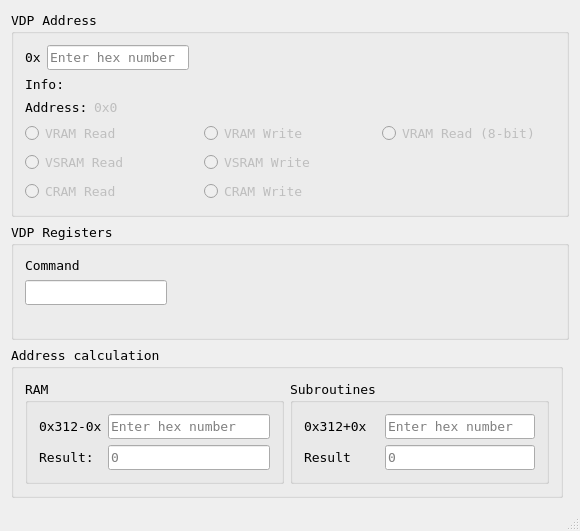
<?xml version="1.0" encoding="UTF-8"?>
<ui version="4.0">
 <class>MainWindow</class>
 <widget class="QMainWindow" name="MainWindow">
  <property name="geometry">
   <rect>
    <x>0</x>
    <y>0</y>
    <width>580</width>
    <height>499</height>
   </rect>
  </property>
  <property name="sizePolicy">
   <sizepolicy hsizetype="Fixed" vsizetype="Maximum">
    <horstretch>0</horstretch>
    <verstretch>0</verstretch>
   </sizepolicy>
  </property>
  <property name="maximumSize">
   <size>
    <width>580</width>
    <height>700</height>
   </size>
  </property>
  <property name="font">
   <font>
    <family>DejaVu Sans Mono</family>
    <pointsize>10</pointsize>
   </font>
  </property>
  <property name="windowTitle">
   <string>Genesis Decoder</string>
  </property>
  <widget class="QWidget" name="centralWidget">
   <property name="enabled">
    <bool>true</bool>
   </property>
   <property name="sizePolicy">
    <sizepolicy hsizetype="Maximum" vsizetype="Preferred">
     <horstretch>0</horstretch>
     <verstretch>0</verstretch>
    </sizepolicy>
   </property>
   <layout class="QGridLayout" name="gridLayout_4">
    <item row="0" column="0" colspan="2">
     <widget class="QGroupBox" name="groupBox">
      <property name="sizePolicy">
       <sizepolicy hsizetype="Preferred" vsizetype="Maximum">
        <horstretch>0</horstretch>
        <verstretch>0</verstretch>
       </sizepolicy>
      </property>
      <property name="title">
       <string>VDP Address</string>
      </property>
      <layout class="QGridLayout" name="gridLayout_3">
       <item row="0" column="0" colspan="2">
        <layout class="QGridLayout" name="gridLayout_2">
         <property name="sizeConstraint">
          <enum>QLayout::SetMaximumSize</enum>
         </property>
         <item row="1" column="1">
          <widget class="QLabel" name="infoLabel">
           <property name="enabled">
            <bool>false</bool>
           </property>
           <property name="text">
            <string/>
           </property>
          </widget>
         </item>
         <item row="2" column="0">
          <widget class="QLabel" name="label_6">
           <property name="sizePolicy">
            <sizepolicy hsizetype="Minimum" vsizetype="Preferred">
             <horstretch>0</horstretch>
             <verstretch>0</verstretch>
            </sizepolicy>
           </property>
           <property name="maximumSize">
            <size>
             <width>177</width>
             <height>16777215</height>
            </size>
           </property>
           <property name="text">
            <string>Address:</string>
           </property>
          </widget>
         </item>
         <item row="2" column="1">
          <widget class="QLabel" name="addressLabel">
           <property name="enabled">
            <bool>false</bool>
           </property>
           <property name="sizePolicy">
            <sizepolicy hsizetype="MinimumExpanding" vsizetype="Preferred">
             <horstretch>0</horstretch>
             <verstretch>0</verstretch>
            </sizepolicy>
           </property>
           <property name="text">
            <string>0x0</string>
           </property>
          </widget>
         </item>
         <item row="0" column="0" colspan="2">
          <layout class="QHBoxLayout" name="horizontalLayout_2">
           <property name="sizeConstraint">
            <enum>QLayout::SetMaximumSize</enum>
           </property>
           <item>
            <widget class="QLabel" name="label">
             <property name="sizePolicy">
              <sizepolicy hsizetype="Maximum" vsizetype="Preferred">
               <horstretch>0</horstretch>
               <verstretch>0</verstretch>
              </sizepolicy>
             </property>
             <property name="text">
              <string>0x</string>
             </property>
            </widget>
           </item>
           <item>
            <widget class="QLineEdit" name="vdpEdit">
             <property name="sizePolicy">
              <sizepolicy hsizetype="Maximum" vsizetype="Fixed">
               <horstretch>0</horstretch>
               <verstretch>0</verstretch>
              </sizepolicy>
             </property>
             <property name="maxLength">
              <number>8</number>
             </property>
             <property name="placeholderText">
              <string>Enter hex number</string>
             </property>
            </widget>
           </item>
           <item>
            <spacer name="horizontalSpacer">
             <property name="orientation">
              <enum>Qt::Horizontal</enum>
             </property>
             <property name="sizeHint" stdset="0">
              <size>
               <width>40</width>
               <height>20</height>
              </size>
             </property>
            </spacer>
           </item>
          </layout>
         </item>
         <item row="1" column="0">
          <widget class="QLabel" name="label_3">
           <property name="text">
            <string>Info:</string>
           </property>
          </widget>
         </item>
        </layout>
       </item>
       <item row="2" column="0" colspan="2">
        <layout class="QGridLayout" name="checkboxLayout">
         <item row="1" column="0">
          <widget class="QRadioButton" name="cbVsramRead">
           <property name="enabled">
            <bool>false</bool>
           </property>
           <property name="acceptDrops">
            <bool>false</bool>
           </property>
           <property name="text">
            <string>VSRAM Read</string>
           </property>
           <property name="checkable">
            <bool>true</bool>
           </property>
          </widget>
         </item>
         <item row="0" column="1">
          <widget class="QRadioButton" name="cbVramWrite">
           <property name="enabled">
            <bool>false</bool>
           </property>
           <property name="acceptDrops">
            <bool>false</bool>
           </property>
           <property name="text">
            <string>VRAM Write</string>
           </property>
           <property name="checkable">
            <bool>true</bool>
           </property>
          </widget>
         </item>
         <item row="0" column="0">
          <widget class="QRadioButton" name="cbVramRead">
           <property name="enabled">
            <bool>false</bool>
           </property>
           <property name="acceptDrops">
            <bool>false</bool>
           </property>
           <property name="text">
            <string>VRAM Read</string>
           </property>
           <property name="checkable">
            <bool>true</bool>
           </property>
          </widget>
         </item>
         <item row="0" column="2">
          <widget class="QRadioButton" name="cbVramRead8">
           <property name="enabled">
            <bool>false</bool>
           </property>
           <property name="text">
            <string>VRAM Read (8-bit)</string>
           </property>
           <property name="checkable">
            <bool>true</bool>
           </property>
          </widget>
         </item>
         <item row="1" column="1">
          <widget class="QRadioButton" name="cbVsramWrite">
           <property name="enabled">
            <bool>false</bool>
           </property>
           <property name="acceptDrops">
            <bool>false</bool>
           </property>
           <property name="text">
            <string>VSRAM Write</string>
           </property>
           <property name="checkable">
            <bool>true</bool>
           </property>
          </widget>
         </item>
         <item row="2" column="0">
          <widget class="QRadioButton" name="cbCramRead">
           <property name="enabled">
            <bool>false</bool>
           </property>
           <property name="acceptDrops">
            <bool>false</bool>
           </property>
           <property name="text">
            <string>CRAM Read</string>
           </property>
           <property name="checkable">
            <bool>true</bool>
           </property>
          </widget>
         </item>
         <item row="2" column="1">
          <widget class="QRadioButton" name="cbCramWrite">
           <property name="enabled">
            <bool>false</bool>
           </property>
           <property name="acceptDrops">
            <bool>false</bool>
           </property>
           <property name="text">
            <string>CRAM Write</string>
           </property>
           <property name="checkable">
            <bool>true</bool>
           </property>
          </widget>
         </item>
        </layout>
       </item>
       <item row="1" column="0">
        <layout class="QHBoxLayout" name="binaryholder"/>
       </item>
       <item row="1" column="1">
        <layout class="QGridLayout" name="gridLayout_5"/>
       </item>
      </layout>
     </widget>
    </item>
    <item row="1" column="0" colspan="2">
     <widget class="QGroupBox" name="groupBox_4">
      <property name="sizePolicy">
       <sizepolicy hsizetype="Preferred" vsizetype="Maximum">
        <horstretch>0</horstretch>
        <verstretch>0</verstretch>
       </sizepolicy>
      </property>
      <property name="title">
       <string>VDP Registers</string>
      </property>
      <layout class="QGridLayout" name="gridLayout_9">
       <item row="2" column="0">
        <widget class="QLabel" name="vdpRegEffLbl">
         <property name="sizePolicy">
          <sizepolicy hsizetype="Expanding" vsizetype="Preferred">
           <horstretch>0</horstretch>
           <verstretch>0</verstretch>
          </sizepolicy>
         </property>
         <property name="text">
          <string/>
         </property>
        </widget>
       </item>
       <item row="0" column="0">
        <widget class="QLabel" name="label_5">
         <property name="sizePolicy">
          <sizepolicy hsizetype="Maximum" vsizetype="Preferred">
           <horstretch>0</horstretch>
           <verstretch>0</verstretch>
          </sizepolicy>
         </property>
         <property name="text">
          <string>Command</string>
         </property>
        </widget>
       </item>
       <item row="1" column="0">
        <widget class="QLineEdit" name="vdpRegCmdLine">
         <property name="sizePolicy">
          <sizepolicy hsizetype="Maximum" vsizetype="Fixed">
           <horstretch>0</horstretch>
           <verstretch>0</verstretch>
          </sizepolicy>
         </property>
         <property name="maxLength">
          <number>4</number>
         </property>
        </widget>
       </item>
      </layout>
     </widget>
    </item>
    <item row="2" column="0">
     <widget class="QGroupBox" name="groupBox_5">
      <property name="sizePolicy">
       <sizepolicy hsizetype="Preferred" vsizetype="Maximum">
        <horstretch>0</horstretch>
        <verstretch>0</verstretch>
       </sizepolicy>
      </property>
      <property name="title">
       <string>Address calculation</string>
      </property>
      <layout class="QGridLayout" name="gridLayout_10">
       <item row="0" column="0">
        <widget class="QGroupBox" name="groupBox_2">
         <property name="sizePolicy">
          <sizepolicy hsizetype="MinimumExpanding" vsizetype="Maximum">
           <horstretch>0</horstretch>
           <verstretch>0</verstretch>
          </sizepolicy>
         </property>
         <property name="title">
          <string>RAM</string>
         </property>
         <layout class="QGridLayout" name="gridLayout_8">
          <item row="0" column="0">
           <layout class="QGridLayout" name="gridLayout_6">
            <item row="0" column="0">
             <widget class="QLabel" name="label_2">
              <property name="text">
               <string>0x312-0x</string>
              </property>
             </widget>
            </item>
            <item row="0" column="1">
             <widget class="QLineEdit" name="ramEdit">
              <property name="placeholderText">
               <string>Enter hex number</string>
              </property>
             </widget>
            </item>
            <item row="1" column="0">
             <widget class="QLabel" name="label_4">
              <property name="enabled">
               <bool>true</bool>
              </property>
              <property name="text">
               <string>Result:</string>
              </property>
             </widget>
            </item>
            <item row="1" column="1">
             <widget class="QLineEdit" name="ramResult">
              <property name="enabled">
               <bool>true</bool>
              </property>
              <property name="readOnly">
               <bool>false</bool>
              </property>
              <property name="placeholderText">
               <string>0</string>
              </property>
             </widget>
            </item>
           </layout>
          </item>
         </layout>
        </widget>
       </item>
       <item row="0" column="1">
        <widget class="QGroupBox" name="groupBox_3">
         <property name="sizePolicy">
          <sizepolicy hsizetype="MinimumExpanding" vsizetype="Maximum">
           <horstretch>0</horstretch>
           <verstretch>0</verstretch>
          </sizepolicy>
         </property>
         <property name="title">
          <string>Subroutines</string>
         </property>
         <layout class="QGridLayout" name="gridLayout_7">
          <item row="0" column="0">
           <layout class="QGridLayout" name="gridLayout">
            <item row="0" column="1" colspan="2">
             <widget class="QLineEdit" name="srEdit">
              <property name="maxLength">
               <number>17</number>
              </property>
              <property name="placeholderText">
               <string>Enter hex number</string>
              </property>
             </widget>
            </item>
            <item row="1" column="1" colspan="2">
             <widget class="QLineEdit" name="srResult">
              <property name="readOnly">
               <bool>false</bool>
              </property>
              <property name="placeholderText">
               <string>0</string>
              </property>
             </widget>
            </item>
            <item row="1" column="0">
             <widget class="QLabel" name="label_9">
              <property name="text">
               <string>Result</string>
              </property>
             </widget>
            </item>
            <item row="0" column="0">
             <widget class="QLabel" name="label_8">
              <property name="text">
               <string>0x312+0x</string>
              </property>
             </widget>
            </item>
           </layout>
          </item>
         </layout>
        </widget>
       </item>
      </layout>
     </widget>
    </item>
   </layout>
  </widget>
  <widget class="QStatusBar" name="statusBar"/>
 </widget>
 <layoutdefault spacing="6" margin="11"/>
 <resources/>
 <connections/>
</ui>
